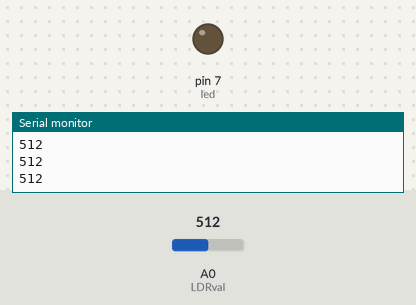
This sketch was run on a simulated Arduino Uno, built with avr-gcc and run on an emulated ATmega328P. Parts: output pins drawn as LEDs (lit = HIGH), the last lines printed to the serial monitor. Inputs (shaded band) come from the test bench; at power-on: A0 (LDRval) = 512.

Above: at 1.3 s.
1.4 s: A0 (LDRval) set to 987
2.9 s: A0 (LDRval) set to 1015
At 4.2 s:
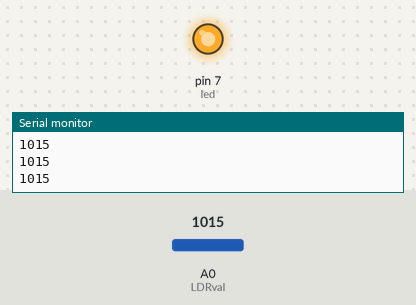
4.5 s: A0 (LDRval) set to 990
At 5.4 s:
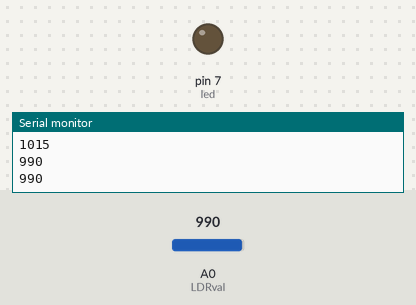
6.0 s: A0 (LDRval) set to 1010
At 6.5 s:
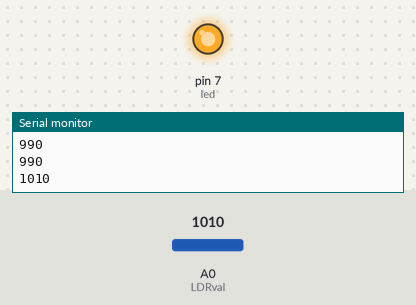
Timing chart, 0 to 8.5 s (numbered marks = the images above; inputs shaded):
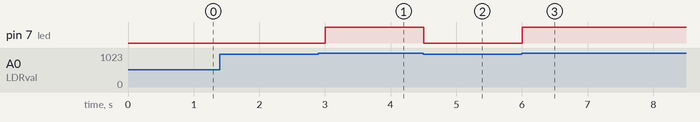

Measured:
- the behaviour switches between 1000 and 1001 on A0 (LDRval) (found by bisection; images 0 and 1)
- after the input at 2.9 s, pin 7 (led): LOW → HIGH after 0.10 s
- after the input at 4.5 s, pin 7 (led): HIGH → LOW at once
- after the input at 6.0 s, pin 7 (led): LOW → HIGH at once

The sketch:

LDR_LED.ino
```cpp
int LDRval = A0;
int led = 7;
bool debug = 1;


void setup() {
  // put your setup code here, to run once:

  pinMode(A0, INPUT);
  pinMode(led,OUTPUT);
  Serial.begin(9600);
}

void loop() {

  int ldr = analogRead(LDRval);

  if(debug) // if debug is set to 1 the values of resistnance of the ldr will show
  {
    Serial.print(ldr); // Print out the resistance value.
    Serial.print("\n"); // Print out a new line
  }

  if(ldr > 1000) // If the room is darkl
  {
    digitalWrite(led, HIGH);
  }
  else
  {
    digitalWrite(led, LOW);
  }
  delay(500);

}
```
